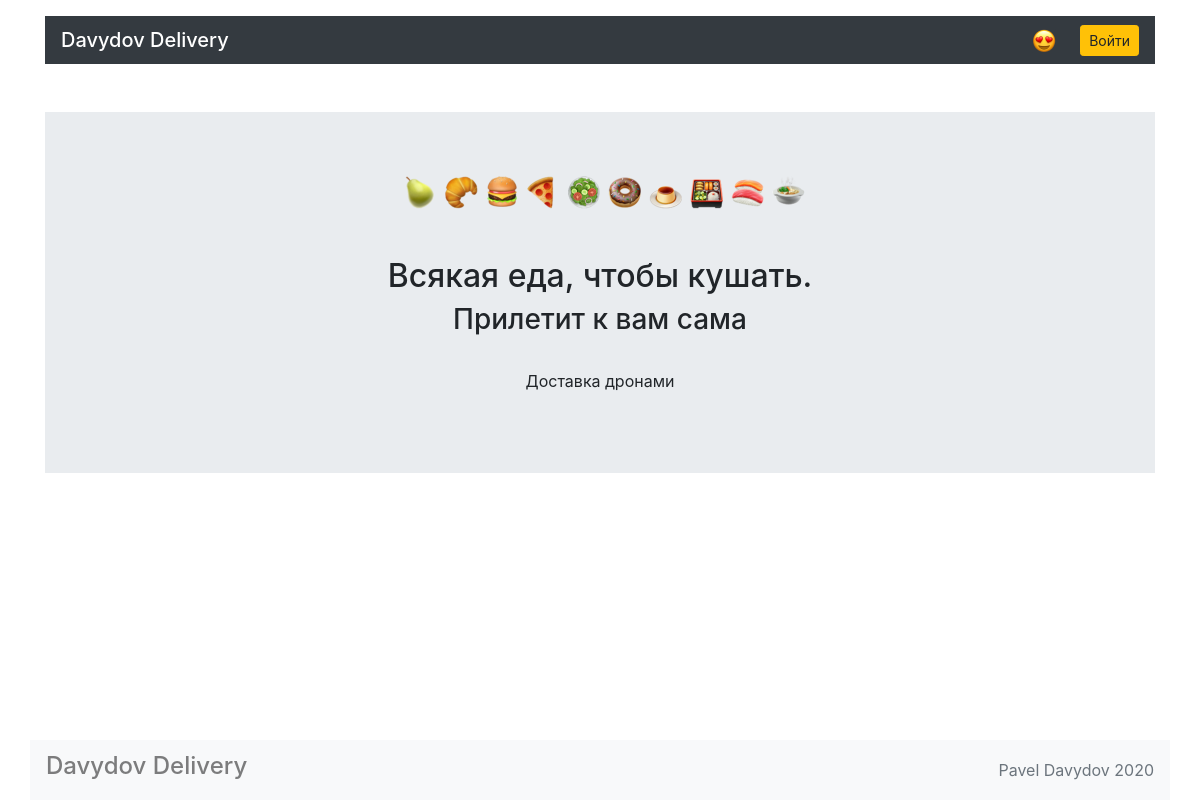
/, run on an earlier commit of the app's database.
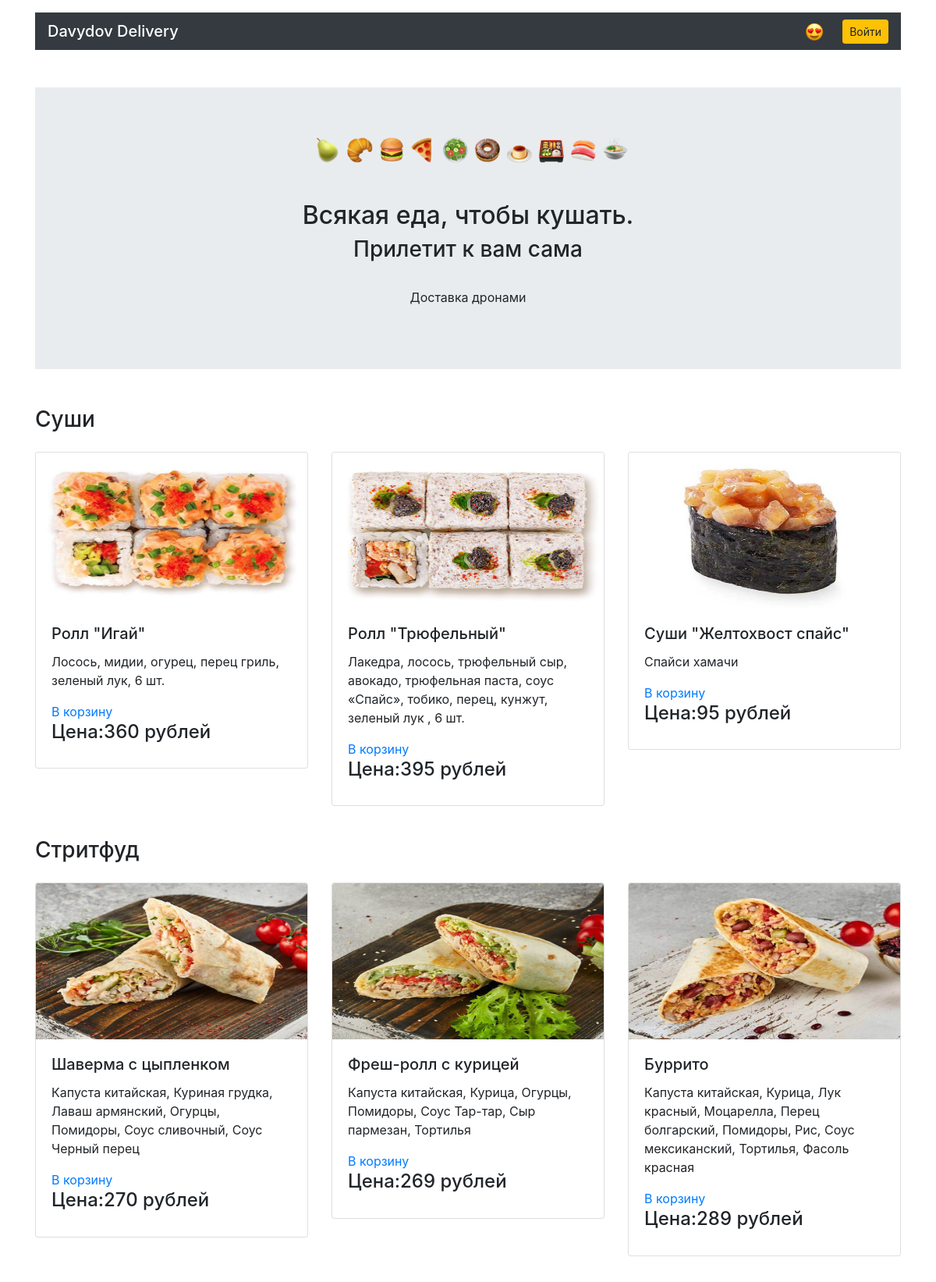
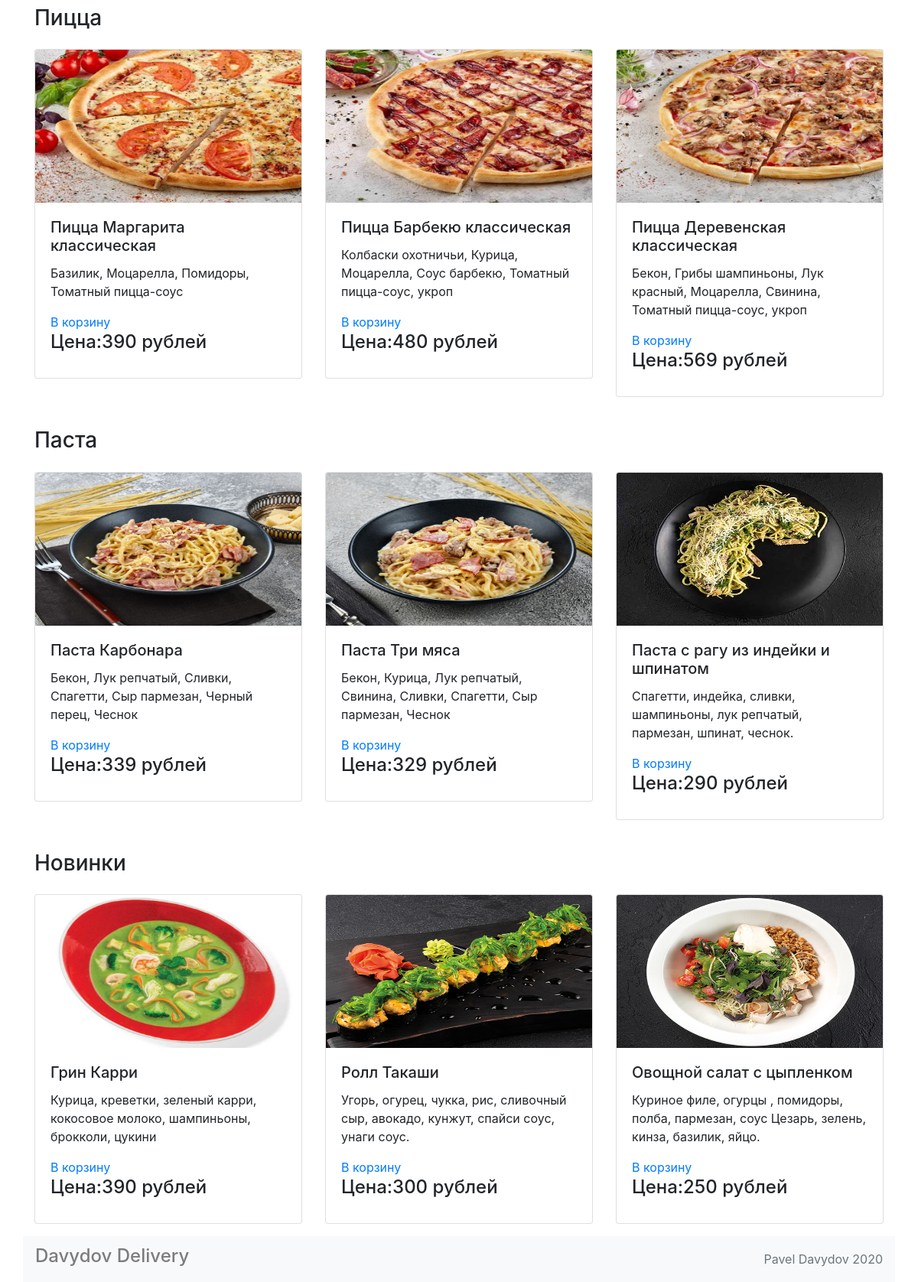
And on a later commit of the database (2 pictures, top to bottom).
### models.py (models this page shows)
class Category(db.Model):
    __tablename__ = "categories"
    id = db.Column(db.Integer, primary_key=True)
    title = db.Column(db.String(100))
    foods = db.relationship("Food", secondary=food_categories, back_populates="categories")

class Food(db.Model):
    __tablename__ = "foods"
    id = db.Column(db.Integer, primary_key=True)
    title = db.Column(db.String(100))
    price = db.Column(db.Integer)
    description = db.Column(db.String(255))
    picture = db.Column(db.String(100))
    categories = db.relationship("Category", secondary=food_categories, back_populates="foods")
    orders = db.relationship("Order", secondary=orders_foods, back_populates="foods")

### views.py (the view)
@app.route('/')
def home_page():
    dict_food = dict()
    categories = db.session.query(Category).all()
    for category in categories:
        food_id = Category.query.filter(Category.id == category.id).scalar()
        dict_food.setdefault(category.title, sample(food_id.foods, 3))  # 3 - last three meals from list
    return render_template("main.html", dict_food=dict_food, login=get_login(), cart=get_cart())

### common.py (called while the page is built)
def get_login():
    return True if session.get('id_user') else False

def get_cart():
    return f'Здравствуйте, {get_user_name()}! Стоимость Вашего заказа: {get_sum_price()}' if get_login() else ''

### templates/main.html (shortened to what this page needs)
{% extends 'base.html' %}
{% block container %}
<body>
  <main class="container mt-3">
    <section class="my-5 jumbotron jumbotron-fluid">
      <div class="text-center">
        <img class="ml-2" alt="" width="401" height="33">
        <h1 class="h2 mt-5 m-2">Всякая еда, чтобы кушать.</h1>
        <h2 class="h3">Прилетит к вам сама</h2>
        <p class="pt-4">Доставка дронами</p>
      </div>
    </section>
    {% for category, foods in dict_food.items() %}
      <section>
        <h3 class="my-4">{{ category }}</h3>
        <div class="row mt-4">
          {% for food in foods %}
          <div class="col-12 col-md-4">
            <div class="card mb-3">
              <img src=static/pictures/{{ food.picture }} width="300" height="200" class="card-img-top" alt="">
              <div class="card-body">
                <h4 class="h5 card-title">{{ food.title }}</h4>
                <p class="card-text">{{ food.description }}</p>
                <a href="/addtocart/{{ food.id }}/" btn btn-danger">В корзину</a>
                <h4 class="h4 card-title"> Цена:{{ food.price }} рублей</h4>
              </div>
            </div>
          </div>
        {% endfor %}
      </section>
    {% endfor %}
{% endblock %}

What changed in the data, as far as the page shows it:
added Category: title "Суши"
added Food: picture (picture), title "Ролл \"Игай\"", description "Лосось, мидии, огурец, перец гриль, зеленый лук, 6 шт.", price "360", shown under "Суши"
added Food: picture (picture), title "Ролл \"Трюфельный\"", description "Лакедра, лосось, трюфельный сыр, авокадо, трюфельная паста, соус «Спайс», тобико, перец, кунжут, зеленый лук , 6 шт.", price "395", shown under "Суши"
added Food: picture (picture), title "Суши \"Желтохвост спайс\"", description "Спайси хамачи", price "95", shown under "Суши"
added Category: title "Стритфуд"
added Food: picture (picture), title "Шаверма с цыпленком", description "Капуста китайская, Куриная грудка, Лаваш армянский, Огурцы, Помидоры, Соус сливочный, Соус Черный перец", price "270", shown under "Стритфуд"
added Food: picture (picture), title "Фреш-ролл с курицей", description "Капуста китайская, Курица, Огурцы, Помидоры, Соус Тар-тар, Сыр пармезан, Тортилья", price "269", shown under "Стритфуд"
added Food: picture (picture), title "Буррито", description "Капуста китайская, Курица, Лук красный, Моцарелла, Перец болгарский, Помидоры, Рис, Соус мексиканский, Тортилья, Фасоль красная", price "289", shown under "Стритфуд"
added Category: title "Пицца"
added Food: picture (picture), title "Пицца Маргарита классическая", description "Базилик, Моцарелла, Помидоры, Томатный пицца-соус", price "390", shown under "Пицца"
added Food: picture (picture), title "Пицца Барбекю классическая", description "Колбаски охотничьи, Курица, Моцарелла, Соус барбекю, Томатный пицца-соус, укроп", price "480", shown under "Пицца"
added Food: picture (picture), title "Пицца Деревенская классическая", description "Бекон, Грибы шампиньоны, Лук красный, Моцарелла, Свинина, Томатный пицца-соус, укроп", price "569", shown under "Пицца"
added Category: title "Паста"
added Food: picture (picture), title "Паста Карбонара", description "Бекон, Лук репчатый, Сливки, Спагетти, Сыр пармезан, Черный перец, Чеснок", price "339", shown under "Паста"
added Food: picture (picture), title "Паста Три мяса", description "Бекон, Курица, Лук репчатый, Свинина, Сливки, Спагетти, Сыр пармезан, Чеснок", price "329", shown under "Паста"
added Food: picture (picture), title "Паста с рагу из индейки и шпинатом", description "Спагетти, индейка, сливки, шампиньоны, лук репчатый, пармезан, шпинат, чеснок.", price "290", shown under "Паста"
added Category: title "Новинки"
added Food: picture (picture), title "Грин Карри", description "Курица, креветки, зеленый карри, кокосовое молоко, шампиньоны, брокколи, цукини", price "390", shown under "Новинки"
added Food: picture (picture), title "Ролл Такаши", description "Угорь, огурец, чукка, рис, сливочный сыр, авокадо, кунжут, спайси соус, унаги соус.", price "300", shown under "Новинки"
added Food: picture (picture), title "Овощной салат с цыпленком", description "Куриное филе, огурцы , помидоры, полба, пармезан, соус Цезарь, зелень, кинза, базилик, яйцо.", price "250", shown under "Новинки"
